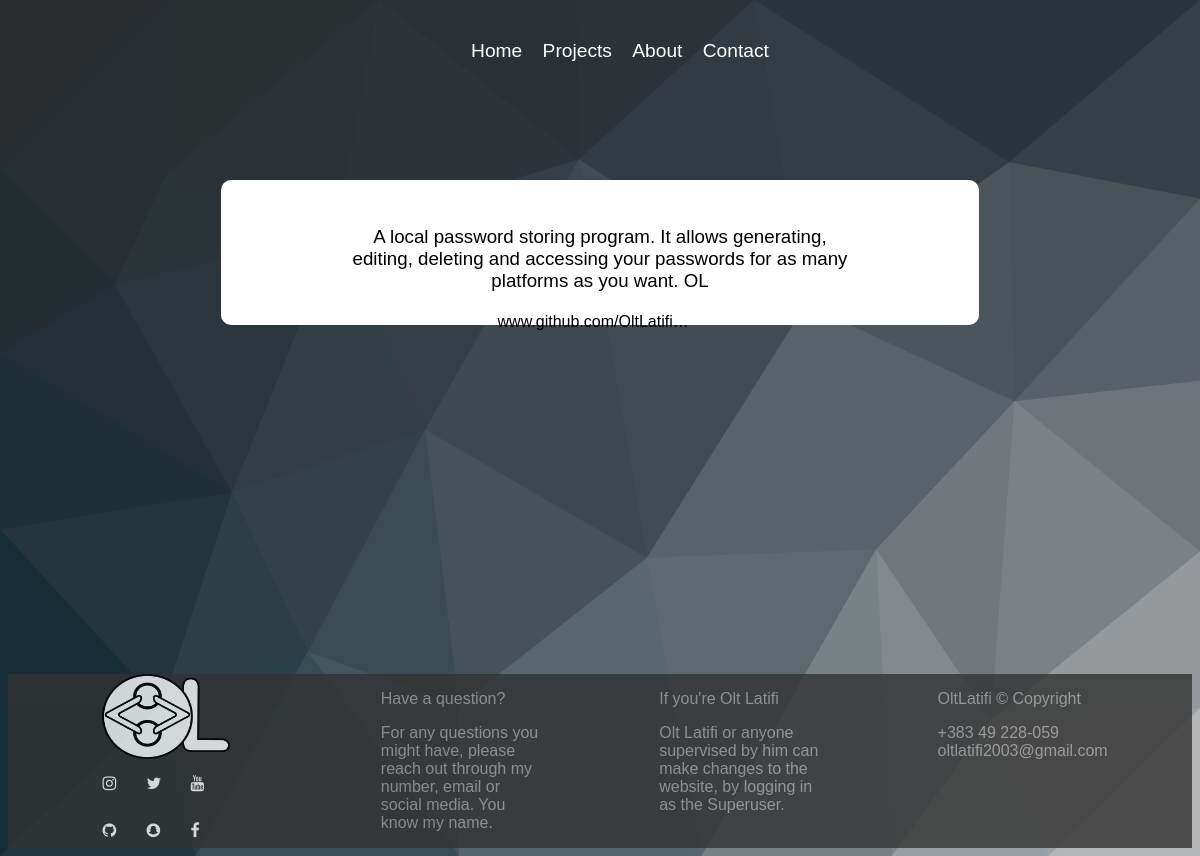
/projects/1, run on the app's committed database.
### Web/models.py (models this page shows, shortened)
class projects(models.Model):
	Editor = models.ForeignKey(User, on_delete=models.CASCADE, default=1)
	Text = models.CharField(max_length=20)
	Description = models.TextField(max_length=500)
	Link = models.CharField(max_length=100)

### Web/views.py (the view)
# urls.py: path('projects/<int:pk>', Views.projects_detail.as_view(model = projects), name = 'Projects'),
class projects_detail(DetailView):
	model = projects

### Web/templates/Web/projects_detail.html (shortened to what this page needs)
{% extends "Web/base.html" %}
{% load static %}
{% block content %}
<div class="details-cont">
		<div style="width: 70%;">
			<h3 class="black-text">{{object.Description}}</h3>
		</div>
	<h4 class="black-text">{{object.Link|urlizetrunc:25}}</h4>
</div>
{% endblock content %}

### Web/static/Web/css/allcss.css (style rules this page uses)
h1, h2,h3, h4, ul, p, legend, fieldset, a { color: white; font-family: Arial, Helvetica, sans-serif; font-weight: normal; text-decoration: none; }

### Web/static/Web/css/projects.css (style rules this page uses)
.black-text { color: black; font-family: Arial, Helvetica, sans-serif; }
.black-text a { color:black; }
.details-cont { width: 60%; height: 20%; margin:10% 10%; padding: 2% 2%; background-color: white; border-radius: 10px; }

### data on the page
projects: Description "A local password storing program. It allows generating, editing, deleting and accessing your passwords for as many platforms as you want. OL", Link "www.github.com/OltLatifi…"
